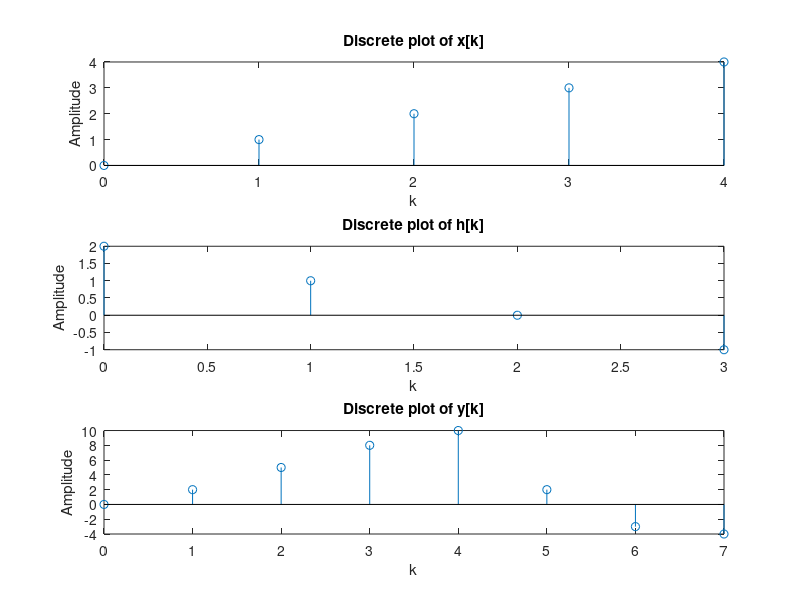

Here is the MATLAB script that generated this plot: (Note: this script raises an error after producing the figure.)
%Q1
x = (0:4);
k = (0:length(x)-1);

figure('Name', 'Convolution')
subplot(3, 1, 1)
stem(k,x)
title('Discrete plot of x[k]')
xlabel('k')
ylabel('Amplitude')
subplot(3, 1, 2)

h = (2:-1:-1);
k1 = (0:length(h)-1);
stem(k1,h)
title('Discrete plot of h[k]')
xlabel('k')
ylabel('Amplitude')

y = conv(x,h);
k2 = (0:length(y)-1);
subplot(3, 1, 3)
stem(k2,y)
title('Discrete plot of y[k]')
xlabel('k')
ylabel('Amplitude')

%Q2
clear
k = (0:50);
h = 0.3*sinc(0.3.*(k-25)).*(0.54-0.46*cos(2*pi.*k/50));

[x,Fs]  = audioread("baila.wav");

figure('Name', 'Convolution on wav')
y = conv(h,x);
k1 = (0:length(y)-1);
stem (y,k1)
title('Discrete plot of h[k]')
xlabel('k')
ylabel('h[k]')

audiowrite('baila_filtered.wav', y, Fs)

%Q3
clear
%x1 = cos(20*pi.*t)
%x2 = cos(180*pi.*t)
% fz = 100Hz
n1 = (0:30);
y1 = cos(20*pi.*n1/100);
y2 = cos(180*pi.*n1/100);
y3 = cos(220*pi.*n1/100);

figure('Name', 'Alising with 100Hz')
subplot(2,1,1);
stem(n1, y1)

title('Discrete plot of y1[n]')
xlabel('n')
ylabel('y1')

subplot(2,1,2);
stem(n1, y2)

title('Discrete plot of y2[n]')
xlabel('n')
ylabel('y2')

fs1 = 100;
fs2 = 1000;
n2 = (0:300);
z1 = cos(20*pi.*n2/1000);
z2 = cos(180*pi.*n2/1000);

figure('Name', 'Alising with 1000Hz')
subplot(2,1,1);
stem(n2, z1)

title('Discrete plot of z1[n]')
xlabel('n')
ylabel('z1')

subplot(2,1,2);
stem(n2, z2)

title('Discrete plot of z2[n]')
xlabel('n')
ylabel('z2')

figure('Name', 'Alising compare')
subplot(2,1,1);
plot(n2/fs2,z1,'r-', n1/fs1,y1,'b+'); 
xlabel('n'); ylabel('y_1[n] and z_1[n]'); 
legend('z_1[n]','y_1[n]');
subplot(2,1,2);
plot(n2/fs2,z2,'r-', n1/fs1,y2,'b+');
xlabel('n'); 
ylabel('y_2[n] and z_2[n]'); 
plot(n2/fs2,z2,'r-', n1/fs1,y2,'b+');
xlabel('n'); ylabel('y_1[n] and z_1[n]'); 
legend('z_1[n]','y_1[n]');
subplot(2,1,2);
plot(n2/fs2,z2,'r-', n1/fs1,y2,'b+');
xlabel('n'); ylabel('y_2[n] and z_2[n]'); 
legend('z_2[n]','y_2[n]');

figure('Name', 'Another example of y1 and y2')

subplot(2,1,1);
stem(n1, y1)

title('Discrete plot of y1[n]')
xlabel('n')
ylabel('y1')

subplot(2,1,2);
stem(n1, y3)

title('Discrete plot of y3[n]')


xlabel('n')
ylabel('y3')

clear
%Q4
figure('Name', 'Original');
img = imread("barbaraLarge.jpg");

imshow(img), colorbar;
figure('Name', '0.9 scale with antialiasing');
a = imresize(img, 0.9, 'nearest', 'antialiasing', 1);
imshow(a), colorbar;

figure('Name', '0.7 scale with antialiasing');
b = imresize(img, 0.7, 'nearest', 'antialiasing', 1);
imshow(b), colorbar;

figure('Name', '0.5 scale with antialiasing');
c = imresize(img, 0.5, 'nearest', 'antialiasing', 1);
imshow(c), colorbar;

figure('Name', '0.9 scale without antialiasing');
a1 = imresize(img, 0.9, 'nearest', 'antialiasing', 0);
imshow(a1), colorbar;

figure('Name', '0.7 scale without antialiasing');
b1 = imresize(img, 0.7, 'nearest', 'antialiasing', 0);
imshow(b1), colorbar;

figure('Name', '0.5 scale without antialiasing');
c1 = imresize(img, 0.5, 'nearest', 'antialiasing', 0);
imshow(c1), colorbar;


